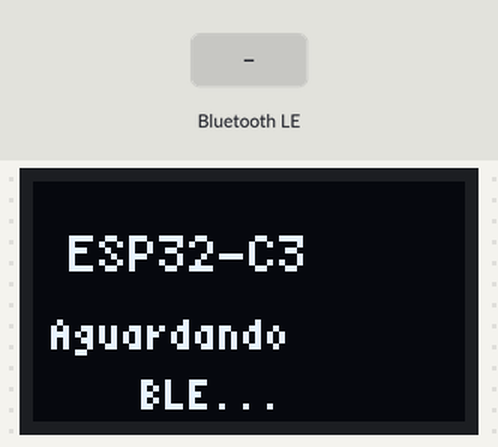
Recording of a program running on a simulated ESP32-C3. Parts: 72×40 one-colour display. The inputs (shaded band) are chosen by the test bench. Nothing arrives over Bluetooth unless stated; a phone connects over Bluetooth LE 3 s after start; what the program prints to the serial monitor is not drawn.

Above: at 1.1 s.
At 4.6 s:
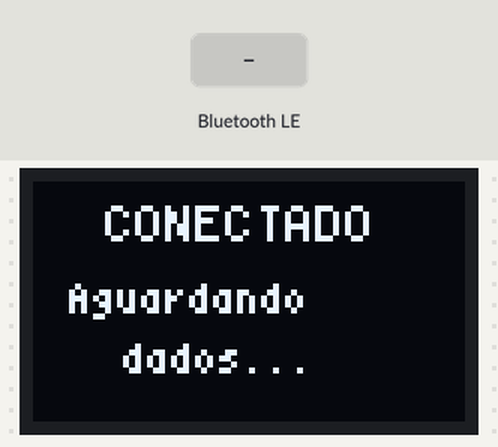
4.7 s: Bluetooth LE write "1" received
At 5.3 s:
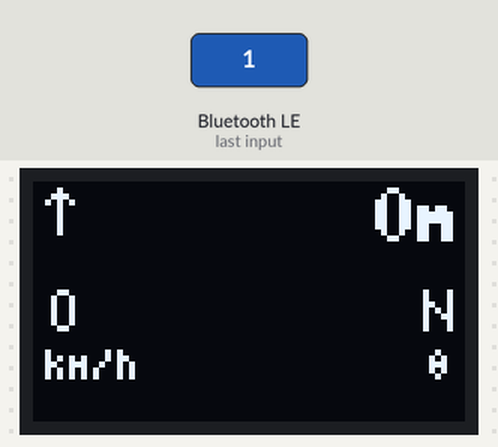
6.2 s: Bluetooth LE write "L" received
7.7 s: Bluetooth LE write "R" received
Timing chart, 0 to 10.7 s (numbered marks = the images above; inputs shaded):
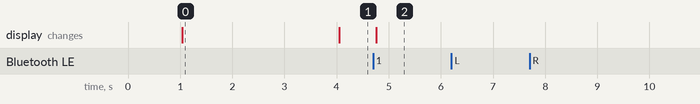

Measured:
- after the input at 4.7 s, the display: changes after 0.06 s (image 2)
- after the input at 6.2 s, every drawn part: stays the same
- after the input at 7.7 s, every drawn part: stays the same
- what the display in image 0 shows lasts 3.0 s, from 1.0 s to 4.0 s

The program:

main.cpp
```cpp
#include <Arduino.h>
#include <U8g2lib.h>
#include <Wire.h>
#include <BLEDevice.h>
#include <BLEServer.h>
#include <BLEUtils.h>
#include <BLE2902.h>
#include <ArduinoJson.h>

// ESP32-C3 USB CDC Serial
#if ARDUINO_USB_CDC_ON_BOOT
#define HWSerial Serial
#else
#define HWSerial Serial0
#endif

// Display OLED 72x40 - SSD1306 via I2C
// GPIO5 = SDA, GPIO6 = SCL
U8G2_SSD1306_72X40_ER_F_HW_I2C u8g2(U8G2_R0, U8X8_PIN_NONE, 6, 5);

#define SERVICE_UUID "0000feed-0000-1000-8000-00805f9b34fb"
#define WRITE_UUID   "0000beef-0000-1000-8000-00805f9b34fb"
#define NOTIFY_UUID  "0000ack0-0000-1000-8000-00805f9b34fb"

BLECharacteristic *notifyChar;

// Estado do alerta de radar
unsigned long lastBlinkTime = 0;
bool radarBlinkState = false;

// Estado da conexão BLE
bool bleConnected = false;
bool dataReceived = false;

/* ================= BLE SERVER CALLBACKS ================= */

class ServerCB : public BLEServerCallbacks {
  void onConnect(BLEServer* pServer) override {
    bleConnected = true;
    dataReceived = false;
    HWSerial.println("✅ [BLE] Cliente conectado!");

    u8g2.clearBuffer();
    u8g2.setFont(u8g2_font_5x7_tr);
    u8g2.drawStr(12, 10, "CONECTADO");
    u8g2.setFont(u8g2_font_4x6_tr);
    u8g2.drawStr(6, 22, "Aguardando");
    u8g2.drawStr(15, 32, "dados...");
    u8g2.sendBuffer();
  }

  void onDisconnect(BLEServer* pServer) override {
    bleConnected = false;
    HWSerial.println("❌ [BLE] Cliente desconectado!");

    u8g2.clearBuffer();
    u8g2.setFont(u8g2_font_5x7_tr);
    u8g2.drawStr(6, 15, "ESP32-C3");
    u8g2.setFont(u8g2_font_4x6_tr);
    u8g2.drawStr(3, 28, "Aguardando");
    u8g2.drawStr(18, 38, "BLE...");
    u8g2.sendBuffer();

    pServer->getAdvertising()->start();
    HWSerial.println("📡 Aguardando nova conexão...");
  }
};

/* ================= DESENHO DO HUD ================= */

// Desenha seta ESQUERDA compacta (6x8px)
void drawArrowLeft(int x, int y) {
  // Linha vertical
  u8g2.drawVLine(x+4, y, 6);
  // Linha horizontal
  u8g2.drawHLine(x, y+3, 5);
  // Ponta
  u8g2.drawPixel(x+1, y+2);
  u8g2.drawPixel(x+1, y+4);
  u8g2.drawPixel(x, y+3);
}

// Desenha seta DIREITA compacta (6x8px)
void drawArrowRight(int x, int y) {
  // Linha vertical
  u8g2.drawVLine(x+1, y, 6);
  // Linha horizontal
  u8g2.drawHLine(x+1, y+3, 5);
  // Ponta
  u8g2.drawPixel(x+4, y+2);
  u8g2.drawPixel(x+4, y+4);
  u8g2.drawPixel(x+5, y+3);
}

// Desenha seta CIMA compacta (6x8px)
void drawArrowUp(int x, int y) {
  // Linha vertical
  u8g2.drawVLine(x+3, y, 8);
  // Ponta
  u8g2.drawPixel(x+1, y+2);
  u8g2.drawPixel(x+2, y+1);
  u8g2.drawPixel(x+4, y+1);
  u8g2.drawPixel(x+5, y+2);
  u8g2.drawPixel(x+3, y);
}

// Converte graus para pontos cardeais
String degreesToCardinal(int degrees) {
  degrees = degrees % 360;
  if (degrees < 0) degrees += 360;

  if (degrees >= 337 || degrees < 23) return "N";
  else if (degrees >= 23 && degrees < 68) return "NE";
  else if (degrees >= 68 && degrees < 113) return "E";
  else if (degrees >= 113 && degrees < 158) return "SE";
  else if (degrees >= 158 && degrees < 203) return "S";
  else if (degrees >= 203 && degrees < 248) return "SW";
  else if (degrees >= 248 && degrees < 293) return "W";
  else return "NW";
}

// Formata distância (m ou km)
String formatDistance(int meters) {
  if (meters >= 1000) {
    float km = meters / 1000.0;
    return String(km, 1) + "k";
  }
  return String(meters) + "m";
}

void drawHUD(char dir, int dist, int speed, int heading, bool radarActive, int radarDist) {
  u8g2.clearBuffer();

  if (!radarActive) {
    // ========== MODO NORMAL (SEM RADAR) ==========

    // Linha 1: Seta direção (esquerda) + Distância (direita)
    // Seta (6x8px no canto esquerdo)
    if (dir == 'L') {
      drawArrowLeft(1, 1);
    } else if (dir == 'R') {
      drawArrowRight(1, 1);
    } else {
      drawArrowUp(1, 1);
    }

    // Distância (fonte média, alinhada à direita)
    u8g2.setFont(u8g2_font_7x13B_tr);  // Bold, maior
    String distStr = formatDistance(dist);
    int distWidth = u8g2.getStrWidth(distStr.c_str());
    u8g2.drawStr(72 - distWidth - 2, 10, distStr.c_str());

    // Linha 2: Velocidade (esquerda) + Heading (direita)
    u8g2.setFont(u8g2_font_6x12_tr);

    // Velocidade
    String speedStr = String(speed);
    u8g2.drawStr(2, 25, speedStr.c_str());
    u8g2.setFont(u8g2_font_4x6_tr);
    u8g2.drawStr(2, 33, "km/h");

    // Heading (ponto cardeal)
    String cardinal = degreesToCardinal(heading);
    u8g2.setFont(u8g2_font_6x12_tr);
    int cardWidth = u8g2.getStrWidth(cardinal.c_str());
    u8g2.drawStr(72 - cardWidth - 2, 25, cardinal.c_str());

    // Graus (menor, embaixo)
    u8g2.setFont(u8g2_font_4x6_tr);
    String degStr = String(heading) + "°";
    int degWidth = u8g2.getStrWidth(degStr.c_str());
    u8g2.drawStr(72 - degWidth - 2, 33, degStr.c_str());

  } else {
    // ========== MODO ALERTA RADAR (PRIORIDADE) ==========

    // Piscar a cada 400ms
    if (millis() - lastBlinkTime > 400) {
      radarBlinkState = !radarBlinkState;
      lastBlinkTime = millis();
    }

    if (radarBlinkState) {
      // Tela cheia invertida (fundo branco, texto preto)
      u8g2.drawBox(0, 0, 72, 40);  // Fundo branco
      u8g2.setDrawColor(0);  // Desenhar em preto

      // Texto "RADAR" grande centralizado
      u8g2.setFont(u8g2_font_7x13B_tr);
      String radarStr = "RADAR";
      int radarWidth = u8g2.getStrWidth(radarStr.c_str());
      u8g2.drawStr((72 - radarWidth) / 2, 15, radarStr.c_str());

      // Distância do radar
      u8g2.setFont(u8g2_font_6x12_tr);
      String radarDistStr = formatDistance(radarDist);
      int radarDistWidth = u8g2.getStrWidth(radarDistStr.c_str());
      u8g2.drawStr((72 - radarDistWidth) / 2, 30, radarDistStr.c_str());

      u8g2.setDrawColor(1);  // Restaurar cor normal
    } else {
      // Frame escuro - mostrar navegação reduzida

      // Seta pequena no topo
      if (dir == 'L') {
        drawArrowLeft(2, 2);
      } else if (dir == 'R') {
        drawArrowRight(2, 2);
      } else {
        drawArrowUp(2, 2);
      }

      // Distância navegação (pequena)
      u8g2.setFont(u8g2_font_4x6_tr);
      String distStr = formatDistance(dist);
      u8g2.drawStr(10, 8, distStr.c_str());

      // Velocidade compacta no canto
      u8g2.setFont(u8g2_font_5x7_tr);
      String speedStr = String(speed);
      u8g2.drawStr(2, 38, speedStr.c_str());
    }
  }

  u8g2.sendBuffer();
}

/* ================= BLE CALLBACK ================= */

class WriteCB : public BLECharacteristicCallbacks {
  void onWrite(BLECharacteristic *c) override {
    HWSerial.println("🔔 [DEBUG] onWrite() chamado!");

    std::string value = c->getValue();
    int len = value.length();

    HWSerial.printf("📊 [DEBUG] Tamanho: %d bytes\n", len);

    if (len == 0) {
      HWSerial.println("⚠️ [DEBUG] Valor vazio recebido!");
      return;
    }

    if (!dataReceived) {
      dataReceived = true;
      HWSerial.println("🎯 [BLE] Primeiros dados recebidos! Iniciando HUD...");
    }

    HWSerial.println("📥 [BLE] Recebido:");
    HWSerial.println(value.c_str());

    JsonDocument doc;
    DeserializationError err = deserializeJson(doc, value);

    if (err) {
      HWSerial.print("❌ [JSON] Erro: ");
      HWSerial.println(err.c_str());
      return;
    }

    // Extrair campos do JSON
    String dirStr = doc["i"] | "S";
    char dir = dirStr[0];
    int dist = doc["d"] | 0;
    int speed = doc["s"] | 0;
    int heading = doc["h"] | 0;
    int radarDist = doc["rd"] | 9999;
    int radarBearing = doc["rb"] | 0;

    // ========== LÓGICA DO RADAR ==========
    bool radarActive = false;

    if (radarDist < 300) {
      int angleDiff = abs(heading - radarBearing);

      if (angleDiff > 180) {
        angleDiff = 360 - angleDiff;
      }

      if (angleDiff <= 45) {
        radarActive = true;
        HWSerial.printf("🚨 [RADAR] ATIVO! Dist=%dm, Diff=%d°\n", radarDist, angleDiff);
      } else {
        HWSerial.printf("✅ [RADAR] Ignorado (sentido contrário). Diff=%d°\n", angleDiff);
      }
    }

    HWSerial.printf("✅ [JSON] dir=%c, dist=%d, speed=%d, heading=%d\n",
                  dir, dist, speed, heading);

    // Atualizar display
    drawHUD(dir, dist, speed, heading, radarActive, radarDist);

    // Enviar ACK
    notifyChar->setValue("{\"ok\":1}");
    notifyChar->notify();
  }
};

/* ================= SETUP ================= */

void setup() {
  HWSerial.begin(115200);
  delay(1000); // Aguardar USB CDC inicializar
  HWSerial.println("🚀 ESP32-C3 OLED HUD Iniciando...");

  // Inicializar display OLED
  u8g2.begin();
  u8g2.clearBuffer();
  u8g2.setFont(u8g2_font_5x7_tr);
  u8g2.drawStr(6, 15, "ESP32-C3");
  u8g2.setFont(u8g2_font_4x6_tr);
  u8g2.drawStr(3, 28, "Aguardando");
  u8g2.drawStr(18, 38, "BLE...");
  u8g2.sendBuffer();

  HWSerial.println("📶 Inicializando BLE...");
  BLEDevice::init("ESP32_HUD");
  BLEServer *server = BLEDevice::createServer();

  server->setCallbacks(new ServerCB());

  BLEService *service = server->createService(SERVICE_UUID);

  BLECharacteristic *writeChar = service->createCharacteristic(
    WRITE_UUID,
    BLECharacteristic::PROPERTY_WRITE
  );

  notifyChar = service->createCharacteristic(
    NOTIFY_UUID,
    BLECharacteristic::PROPERTY_NOTIFY
  );

  writeChar->setCallbacks(new WriteCB());

  HWSerial.println("📋 [DEBUG] Característica Write criada:");
  HWSerial.print("  UUID: ");
  HWSerial.println(WRITE_UUID);
  HWSerial.println("  Propriedades: WRITE");
  HWSerial.println("  Callback registrado: WriteCB");

  service->start();
  server->getAdvertising()->start();

  HWSerial.println("✅ BLE Ativo! Nome: ESP32_HUD");
  HWSerial.println("📡 Aguardando conexão...");
}

void loop() {
  delay(10);
}
```
